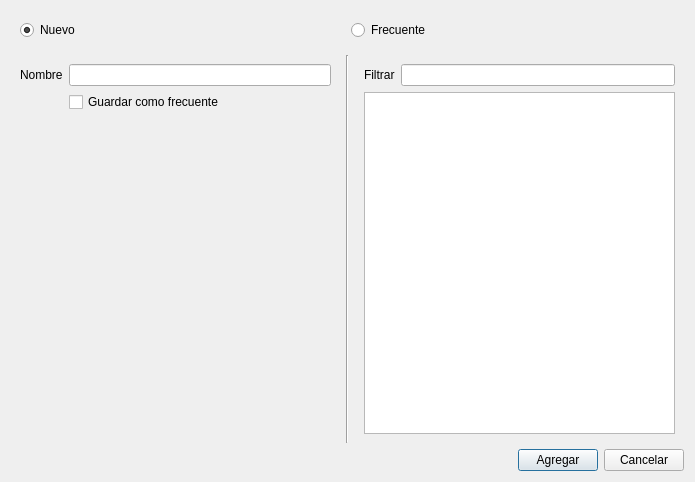
<?xml version="1.0" encoding="UTF-8"?>
<ui version="4.0">
 <class>AddCarrier</class>
 <widget class="QDialog" name="AddCarrier">
  <property name="geometry">
   <rect>
    <x>0</x>
    <y>0</y>
    <width>695</width>
    <height>482</height>
   </rect>
  </property>
  <property name="windowTitle">
   <string>Agregar transportista</string>
  </property>
  <layout class="QVBoxLayout" name="verticalLayout">
   <item>
    <widget class="QWidget" name="widget" native="true">
     <layout class="QHBoxLayout" name="horizontalLayout">
      <item>
       <widget class="QRadioButton" name="newButton">
        <property name="text">
         <string>Nuevo</string>
        </property>
        <property name="checked">
         <bool>true</bool>
        </property>
       </widget>
      </item>
      <item>
       <widget class="QRadioButton" name="frequentButton">
        <property name="text">
         <string>Frecuente</string>
        </property>
        <property name="checked">
         <bool>false</bool>
        </property>
       </widget>
      </item>
     </layout>
    </widget>
   </item>
   <item>
    <layout class="QHBoxLayout" name="driverLayout">
     <item>
      <widget class="QWidget" name="newWidget" native="true">
       <layout class="QFormLayout" name="formLayout">
        <property name="fieldGrowthPolicy">
         <enum>QFormLayout::AllNonFixedFieldsGrow</enum>
        </property>
        <item row="0" column="0">
         <widget class="QLabel" name="label">
          <property name="text">
           <string>Nombre</string>
          </property>
         </widget>
        </item>
        <item row="0" column="1">
         <widget class="QLineEdit" name="nameLineEdit"/>
        </item>
        <item row="1" column="1">
         <widget class="QCheckBox" name="saveAsFrequentBox">
          <property name="text">
           <string>Guardar como frecuente</string>
          </property>
         </widget>
        </item>
       </layout>
      </widget>
     </item>
     <item>
      <widget class="Line" name="line">
       <property name="orientation">
        <enum>Qt::Vertical</enum>
       </property>
      </widget>
     </item>
     <item>
      <widget class="QWidget" name="frequentWidget" native="true">
       <layout class="QVBoxLayout" name="verticalLayout_2">
        <item>
         <layout class="QHBoxLayout" name="horizontalLayout_2">
          <item>
           <widget class="QLabel" name="label_2">
            <property name="text">
             <string>Filtrar</string>
            </property>
           </widget>
          </item>
          <item>
           <widget class="QLineEdit" name="filterLineEdit"/>
          </item>
         </layout>
        </item>
        <item>
         <widget class="QTableView" name="carriersTableView">
          <property name="alternatingRowColors">
           <bool>true</bool>
          </property>
          <property name="selectionMode">
           <enum>QAbstractItemView::SingleSelection</enum>
          </property>
          <property name="selectionBehavior">
           <enum>QAbstractItemView::SelectRows</enum>
          </property>
          <attribute name="horizontalHeaderHighlightSections">
           <bool>false</bool>
          </attribute>
          <attribute name="horizontalHeaderStretchLastSection">
           <bool>true</bool>
          </attribute>
          <attribute name="verticalHeaderVisible">
           <bool>false</bool>
          </attribute>
         </widget>
        </item>
       </layout>
      </widget>
     </item>
    </layout>
   </item>
   <item>
    <layout class="QHBoxLayout" name="buttonsLayout">
     <item>
      <spacer name="horizontalSpacer">
       <property name="orientation">
        <enum>Qt::Horizontal</enum>
       </property>
       <property name="sizeHint" stdset="0">
        <size>
         <width>40</width>
         <height>20</height>
        </size>
       </property>
      </spacer>
     </item>
     <item>
      <widget class="QPushButton" name="addButton">
       <property name="text">
        <string>Agregar</string>
       </property>
      </widget>
     </item>
     <item>
      <widget class="QPushButton" name="cancelButton">
       <property name="text">
        <string>Cancelar</string>
       </property>
      </widget>
     </item>
    </layout>
   </item>
  </layout>
 </widget>
 <resources/>
 <connections/>
</ui>
